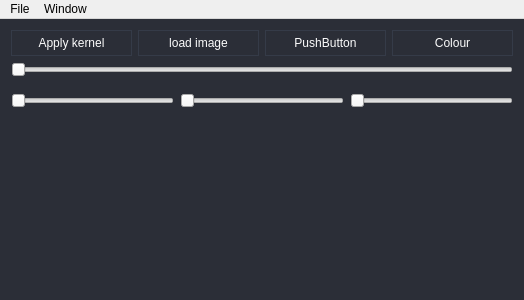
<?xml version="1.0" encoding="UTF-8"?>
<ui version="4.0">
 <class>MainWindow</class>
 <widget class="QMainWindow" name="MainWindow">
  <property name="geometry">
   <rect>
    <x>0</x>
    <y>0</y>
    <width>524</width>
    <height>300</height>
   </rect>
  </property>
  <property name="windowTitle">
   <string>Zebra</string>
  </property>
  <property name="windowIcon">
   <iconset>
    <normaloff>zebra.icns</normaloff>zebra.icns</iconset>
  </property>
  <property name="styleSheet">
   <string notr="true">QPushButton{
border: 1px solid #353b48;
padding: 5px;
background-color: #2b2e37;
color: #fcfcfc;
}

QPushButton:hover{
background: #353b48;
}

QMainWindow {
background: #2b2e37;
}</string>
  </property>
  <widget class="QWidget" name="centralWidget">
   <layout class="QVBoxLayout" name="verticalLayout">
    <item>
     <layout class="QHBoxLayout" name="horizontalLayout_4">
      <item>
       <widget class="QPushButton" name="pushButton_2">
        <property name="text">
         <string>Apply kernel</string>
        </property>
       </widget>
      </item>
      <item>
       <widget class="QPushButton" name="pushButton">
        <property name="text">
         <string>load image</string>
        </property>
       </widget>
      </item>
      <item>
       <widget class="QPushButton" name="pushButton_3">
        <property name="text">
         <string>PushButton</string>
        </property>
       </widget>
      </item>
      <item>
       <widget class="QPushButton" name="pushButton_4">
        <property name="text">
         <string>Colour</string>
        </property>
       </widget>
      </item>
     </layout>
    </item>
    <item>
     <widget class="QSlider" name="horizontalSlider">
      <property name="minimum">
       <number>1</number>
      </property>
      <property name="maximum">
       <number>13</number>
      </property>
      <property name="singleStep">
       <number>2</number>
      </property>
      <property name="orientation">
       <enum>Qt::Horizontal</enum>
      </property>
     </widget>
    </item>
    <item>
     <layout class="QHBoxLayout" name="horizontalLayout">
      <property name="topMargin">
       <number>10</number>
      </property>
      <item>
       <widget class="QSlider" name="horizontalSlider_4">
        <property name="maximum">
         <number>255</number>
        </property>
        <property name="orientation">
         <enum>Qt::Horizontal</enum>
        </property>
       </widget>
      </item>
      <item>
       <widget class="QSlider" name="horizontalSlider_3">
        <property name="maximum">
         <number>255</number>
        </property>
        <property name="orientation">
         <enum>Qt::Horizontal</enum>
        </property>
       </widget>
      </item>
      <item>
       <widget class="QSlider" name="horizontalSlider_2">
        <property name="maximum">
         <number>255</number>
        </property>
        <property name="orientation">
         <enum>Qt::Horizontal</enum>
        </property>
       </widget>
      </item>
     </layout>
    </item>
    <item>
     <widget class="QGraphicsView" name="mainImage">
      <property name="styleSheet">
       <string notr="true">background: #2b2e37;
border: 0;
margin: 0;</string>
      </property>
     </widget>
    </item>
   </layout>
  </widget>
  <widget class="QMenuBar" name="menuBar">
   <property name="geometry">
    <rect>
     <x>0</x>
     <y>0</y>
     <width>524</width>
     <height>22</height>
    </rect>
   </property>
   <widget class="QMenu" name="menuFile">
    <property name="title">
     <string>File</string>
    </property>
    <addaction name="actionOpen"/>
   </widget>
   <widget class="QMenu" name="menuWindow">
    <property name="title">
     <string>Window</string>
    </property>
   </widget>
   <addaction name="menuFile"/>
   <addaction name="menuWindow"/>
  </widget>
  <action name="actionOpen">
   <property name="text">
    <string>Open...</string>
   </property>
  </action>
 </widget>
 <layoutdefault spacing="6" margin="11"/>
 <tabstops>
  <tabstop>pushButton_2</tabstop>
  <tabstop>pushButton</tabstop>
  <tabstop>pushButton_3</tabstop>
  <tabstop>mainImage</tabstop>
 </tabstops>
 <resources/>
 <connections/>
</ui>
